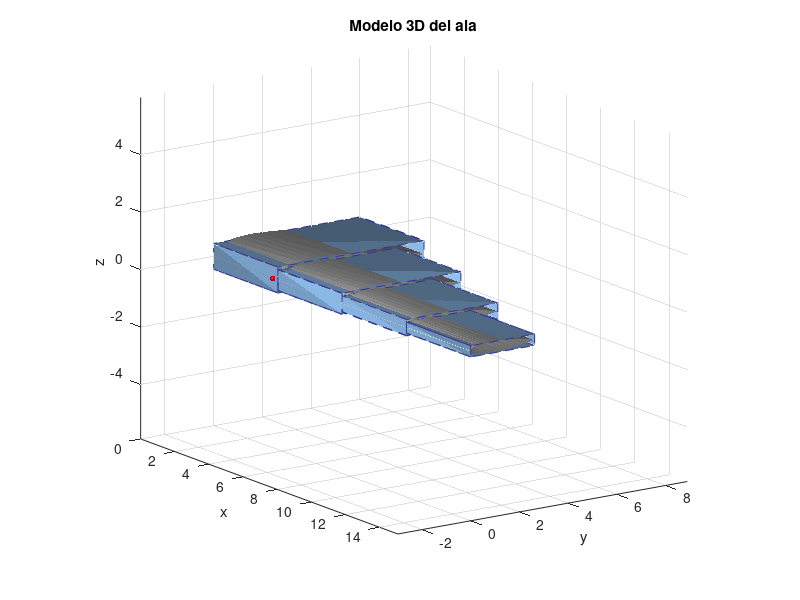

Source code (MATLAB):
% Call model
n = 5;
L = 15.075;
Le = L/(n-1);
x = Le*(0:n-1);

show_rect = true;

airfoil = load("airfoil.dat");
x_airf = airfoil(:, 1);
y_airf = airfoil(:, 2);
x_airf = x_airf / max(x_airf);

% Wing
L = 15.075;
brng = [6, 1.5];
trng = [0.008, 0.005];

figure(1)
clf
hold on
axis equal
xlabel('x')
ylabel('y')
zlabel('z')
title('Modelo 3D del ala')
view(55, 15)
lighting gouraud
camlight headlight

for i = 1:n-1
  x1 = x(i);
  x2 = x(i+1);

  xpos = x1;
  b = interp1([0, L], brng, xpos);
  t = interp1([0, L], trng, xpos);

  xa = x_airf * b;
  ya = y_airf * b;

  h = max(ya) - min(ya);

  % === airfoil ===
  for j = 1:length(xa)-1
    v1 = [x1, xa(j),   ya(j)];
    v2 = [x2, xa(j),   ya(j)];
    v3 = [x2, xa(j+1), ya(j+1)];
    v4 = [x1, xa(j+1), ya(j+1)];
    patch('Vertices', [v1; v2; v3; v4], ...
          'Faces', [1 2 3 4], ...
          'FaceColor', [0.8 0.8 0.8], ...
          'EdgeColor', 'none', ...
          'FaceAlpha', 0.95);
  end

  % === rectangular approximation===
  if show_rect
    y_rect = [0, b];
    z_rect = [-h/2, h/2];
    for j = 1:4
      switch j
        case 1  % bottom
          y = y_rect;
          z = z_rect(1) * ones(1,2);
        case 2  % top
          y = y_rect;
          z = z_rect(2) * ones(1,2);
        case 3  % left
          y = y_rect(1) * ones(1,2);
          z = z_rect;
        case 4  % right
          y = y_rect(2) * ones(1,2);
          z = z_rect;
      endswitch

      v1 = [x1, y(1), z(1)];
      v2 = [x2, y(1), z(1)];
      v3 = [x2, y(2), z(2)];
      v4 = [x1, y(2), z(2)];

      patch('Vertices', [v1; v2; v3; v4], ...
          'Faces', [1 2 3 4], ...
          'FaceColor', [0.6 0.8 1], ...
          'EdgeColor', [0.2 0.2 0.6], ...
          'LineStyle', '--', ...
          'LineWidth', 0.5);
    end
  end
end


grid on

% Motor 
Mmotor = 2500;
XMotor = 3.5;  % m
L = 15.075;
brng = [6, 1.5];
trng = [0.008, 0.005];

b_motor = interp1([0, L], brng, XMotor);
t_motor = interp1([0, L], trng, XMotor);

airfoil = load("airfoil.dat");
x_airf = airfoil(:, 1);
y_airf = airfoil(:, 2);
x_airf = x_airf - min(x_airf);
x_airf = x_airf / max(x_airf);
xa = x_airf * b_motor;
ya = y_airf * b_motor;
p = 0;
for k = 1:length(xa)-1
  p += sqrt((xa(k+1) - xa(k))^2 + (ya(k+1) - ya(k))^2);
end
h_motor = p/2 - b_motor;

x_mot = XMotor;
y_mot = 0;
z_mot = 0;

[xx, yy, zz] = sphere(10);
r = min(b_motor, h_motor) * 0.7;
surf(xx*r + x_mot, yy*r + y_mot, zz*r + z_mot, ...
     'FaceColor', [1 0 0], ...
     'EdgeColor', 'none');